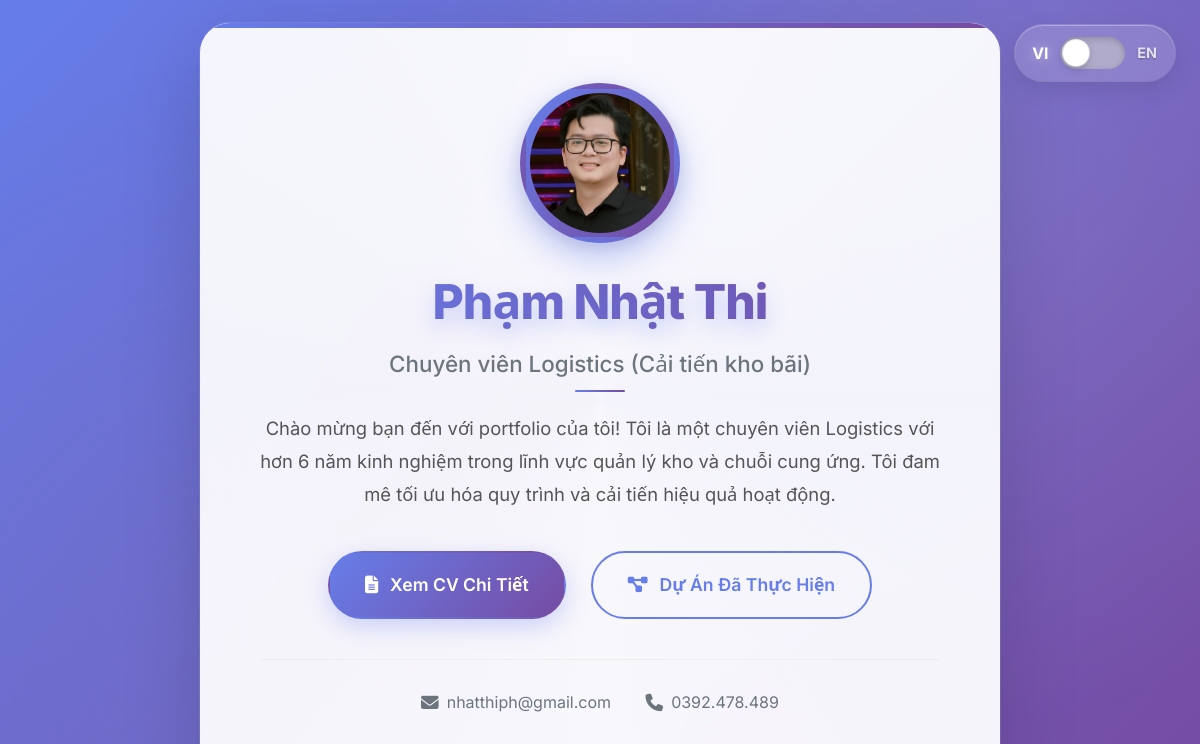
The page / on the database its author committed.
### portfolio/models.py (models this page shows, shortened)
class Profile(models.Model):
    full_name = models.CharField(max_length=100)
    full_name_en = models.CharField(max_length=100, blank=True, help_text="English name")
    email = models.EmailField()
    phone = models.CharField(max_length=20)
    address = models.CharField(max_length=200)
    address_en = models.CharField(max_length=200, blank=True, help_text="English address")
    linkedin = models.URLField(blank=True)
    github = models.URLField(blank=True)
    website = models.URLField(blank=True)
    professional_summary = models.TextField()
    professional_summary_en = models.TextField(blank=True, help_text="English professional summary")
    profile_picture = models.ImageField(upload_to='profile_pics/', blank=True, null=True)

class Experience(models.Model):
    job_title = models.CharField(max_length=100)
    job_title_en = models.CharField(max_length=100, blank=True, help_text="English job title")
    company = models.CharField(max_length=100)
    company_en = models.CharField(max_length=100, blank=True, help_text="English company name")
    location = models.CharField(max_length=100)
    location_en = models.CharField(max_length=100, blank=True, help_text="English location")
    start_date = models.DateField()
    end_date = models.DateField(null=True, blank=True)
    is_current = models.BooleanField(default=False)
    description = models.TextField()
    description_en = models.TextField(blank=True, help_text="English description")
    order = models.IntegerField(default=0)
    class Meta:
        ordering = ['-start_date']

### portfolio/views.py (the view)
# urls.py: path('', views.home_view, name='home'),
def home_view(request):
    try:
        profile = Profile.objects.first()
    except Profile.DoesNotExist:
        profile = None
    latest_experience = Experience.objects.first() if Experience.objects.exists() else None
    context = {
        'profile': profile,
        'latest_experience': latest_experience,
    }
    return render(request, 'portfolio/home.html', context)

### portfolio/templates/portfolio/home.html (shortened to what this page needs)
{% load static %}
<!DOCTYPE html>
<html lang="en">
<head>
    <link href="https://cdn.jsdelivr.net/npm/bootstrap@5.3.0/dist/css/bootstrap.min.css" rel="stylesheet">
    <link rel="stylesheet" href="https://cdnjs.cloudflare.com/ajax/libs/font-awesome/6.4.0/css/all.min.css">
    <link rel="stylesheet" href="{% static 'portfolio/css/home.css' %}">
</head>
<body>
    <div class="language-toggle">
        <span class="lang-label active" id="vi-label">VI</span>
        <div class="toggle-switch" id="langToggle">
            <div class="toggle-slider"></div>
        </div>
        <span class="lang-label" id="en-label">EN</span>
    </div>
    <div class="main-container">
        <div class="intro-card">
            {% if profile and profile.profile_picture %}
                <img src="{{ profile.profile_picture.url }}" alt="{{ profile.full_name }}" class="profile-avatar">
            {% else %}
                <div class="profile-avatar d-flex align-items-center justify-content-center" style="background: linear-gradient(135deg, #667eea, #764ba2); color: white; font-size: 3rem;">
                    <i class="fas fa-user"></i>
                </div>
            {% endif %}
            <h1 class="intro-title">
                {% if profile %}
                    <span class="lang-vi">{{ profile.full_name }}</span>
                {% else %}
                    <span class="lang-vi">Phạm Nhật Thi</span>
                    <span class="lang-en">Pham Nhat Thi</span>
                {% endif %}
            </h1>
            <div class="intro-subtitle">
                {% if latest_experience %}
                    <span class="lang-vi">{{ latest_experience.job_title }}</span>
                {% else %}
                    <span class="lang-vi">Chuyên viên Logistics</span>
                    <span class="lang-en">Logistics Specialist</span>
                {% endif %}
            </div>
            <div class="intro-description">
                {% if profile %}
                    <span class="lang-vi">
                        Chào mừng bạn đến với portfolio của tôi! Tôi là một chuyên viên Logistics với hơn 6 năm kinh nghiệm
                        trong lĩnh vực quản lý kho và chuỗi cung ứng. Tôi đam mê tối ưu hóa quy trình và cải tiến hiệu quả
                        hoạt động.
                    </span>
                {% endif %}
            </div>
            <div class="action-buttons">
                <a href="{% url 'portfolio:cv' %}" class="action-btn btn-primary-custom">
                    <i class="fas fa-file-alt"></i>
                    <span class="lang-vi">Xem CV Chi Tiết</span>
                </a>
                <a href="{% url 'portfolio:projects' %}" class="action-btn btn-outline-custom">
                    <i class="fas fa-project-diagram"></i>
                    <span class="lang-vi">Dự Án Đã Thực Hiện</span>
                </a>
            </div>
            {% if profile %}
            <div class="contact-info">
                <a href="mailto:{{ profile.email }}" class="contact-item">
                    <i class="fas fa-envelope"></i>
                    {{ profile.email }}
                </a>
                {% if profile.phone %}
                <a href="tel:{{ profile.phone }}" class="contact-item">
                    <i class="fas fa-phone"></i>
                    {{ profile.phone }}
                </a>
                {% endif %}
            </div>
            {% endif %}
        </div>
    </div>
</body>
</html>

### rows shown on the page
Profile: profile_picture (picture), full_name "Phạm Nhật Thi", email "nhatthiph@gmail.com", phone "0392.478.489"
Experience: job_title "Chuyên viên Logistics (Cải tiến kho bãi)"
